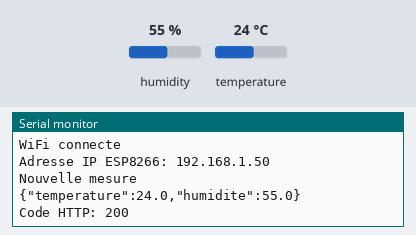
This sketch was run on a simulated ESP8266 (NodeMCU). Parts: the last lines printed to the serial monitor. The test bench sets the inputs (shaded band); at power-on: humidity 55 %, temperature 24 °C. WiFi joins after 1.5 s; servers stay silent unless stated; uploads are accepted with an empty reply.

Above: at 2.7 s.
2.8 s: humidity set to 22 %
At 11.91 s:
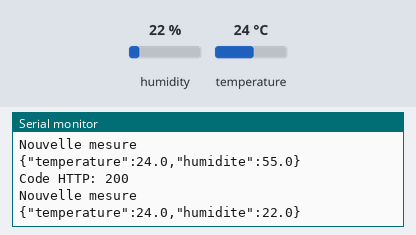
13.0 s: temperature set to 12 °C
At 23.0 s:
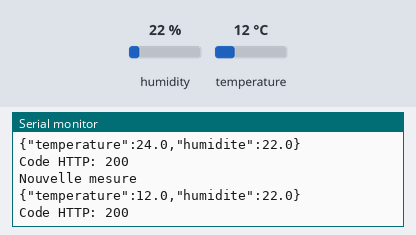
23.2 s: humidity set to 40 %
At 33.3 s:
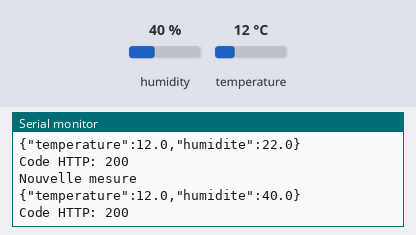
Timing chart, 0 to 34.8 s (numbered marks = the images above; inputs shaded):
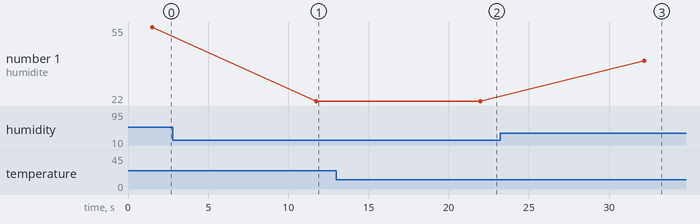

The sketch:

projet_iot_esp8266.ino
```cpp
#include <ESP8266WiFi.h>
#include <ESP8266HTTPClient.h>
#include <WiFiClientSecure.h>
#include <DHT.h>

#define DHTPIN D4
#define DHTTYPE DHT11

DHT dht(DHTPIN, DHTTYPE);

const char* ssid = "NOM_WIFI";
const char* password = "MOT_DE_PASSE_WIFI";

// PythonAnywhere: remplace zakar par ton nom d'utilisateur PythonAnywhere.
String serverName = "https://zakar.pythonanywhere.com/api/add/";

// Test local avant PythonAnywhere:
// String serverName = "http://192.168.1.10:8000/api/add/";

void setup() {
  Serial.begin(115200);
  dht.begin();

  Serial.println();
  Serial.println("Connexion WiFi...");
  WiFi.begin(ssid, password);

  while (WiFi.status() != WL_CONNECTED) {
    delay(500);
    Serial.print(".");
  }

  Serial.println();
  Serial.println("WiFi connecte");
  Serial.print("Adresse IP ESP8266: ");
  Serial.println(WiFi.localIP());
}

void loop() {
  if (WiFi.status() == WL_CONNECTED) {
    float temperature = dht.readTemperature();
    float humidite = dht.readHumidity();

    if (isnan(temperature) || isnan(humidite)) {
      Serial.println("Erreur lecture DHT11");
      delay(10000);
      return;
    }

    String data = "{\"temperature\":" + String(temperature, 1) +
                  ",\"humidite\":" + String(humidite, 1) + "}";

    Serial.println("Nouvelle mesure");
    Serial.println(data);

    HTTPClient http;
    int httpCode = 0;

    if (serverName.startsWith("https://")) {
      WiFiClientSecure client;
      client.setInsecure();
      http.begin(client, serverName);
    } else {
      WiFiClient client;
      http.begin(client, serverName);
    }

    http.addHeader("Content-Type", "application/json");
    httpCode = http.POST(data);

    Serial.print("Code HTTP: ");
    Serial.println(httpCode);

    if (httpCode > 0) {
      Serial.println(http.getString());
    } else {
      Serial.print("Erreur HTTP: ");
      Serial.println(http.errorToString(httpCode));
    }

    http.end();
  } else {
    Serial.println("WiFi deconnecte, reconnexion...");
    WiFi.begin(ssid, password);
  }

  delay(10000);
}
```

Measured:
- after the input at 2.8 s, the serial monitor: prints a new line after 9.0 s (image 1)
- after the input at 13.0 s, the serial monitor: prints a new line after 9.0 s (image 2)
- after the input at 23.2 s, the serial monitor: prints a new line after 9.0 s (image 3)
- plotted number 1: 55 → 22 after the input at 2.8 s, 22 → 40 after the input at 23.2 s
